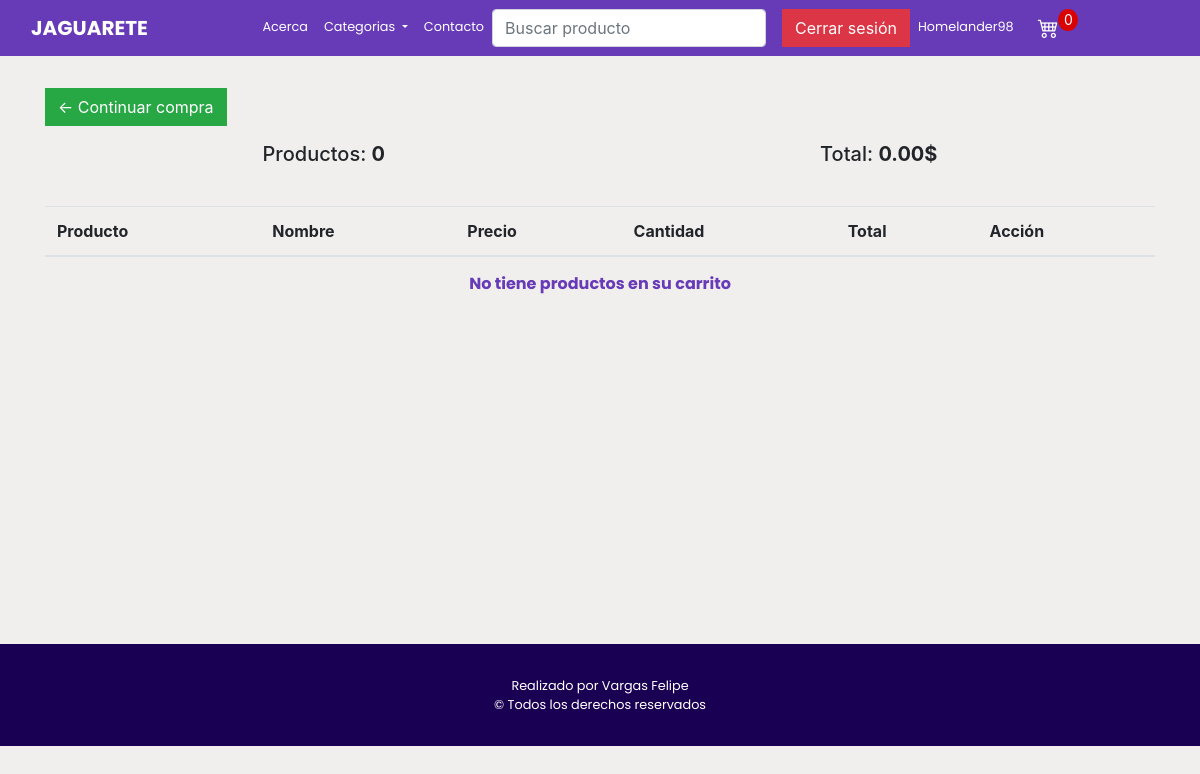
Before: /car/ (signed in) with the older database file.
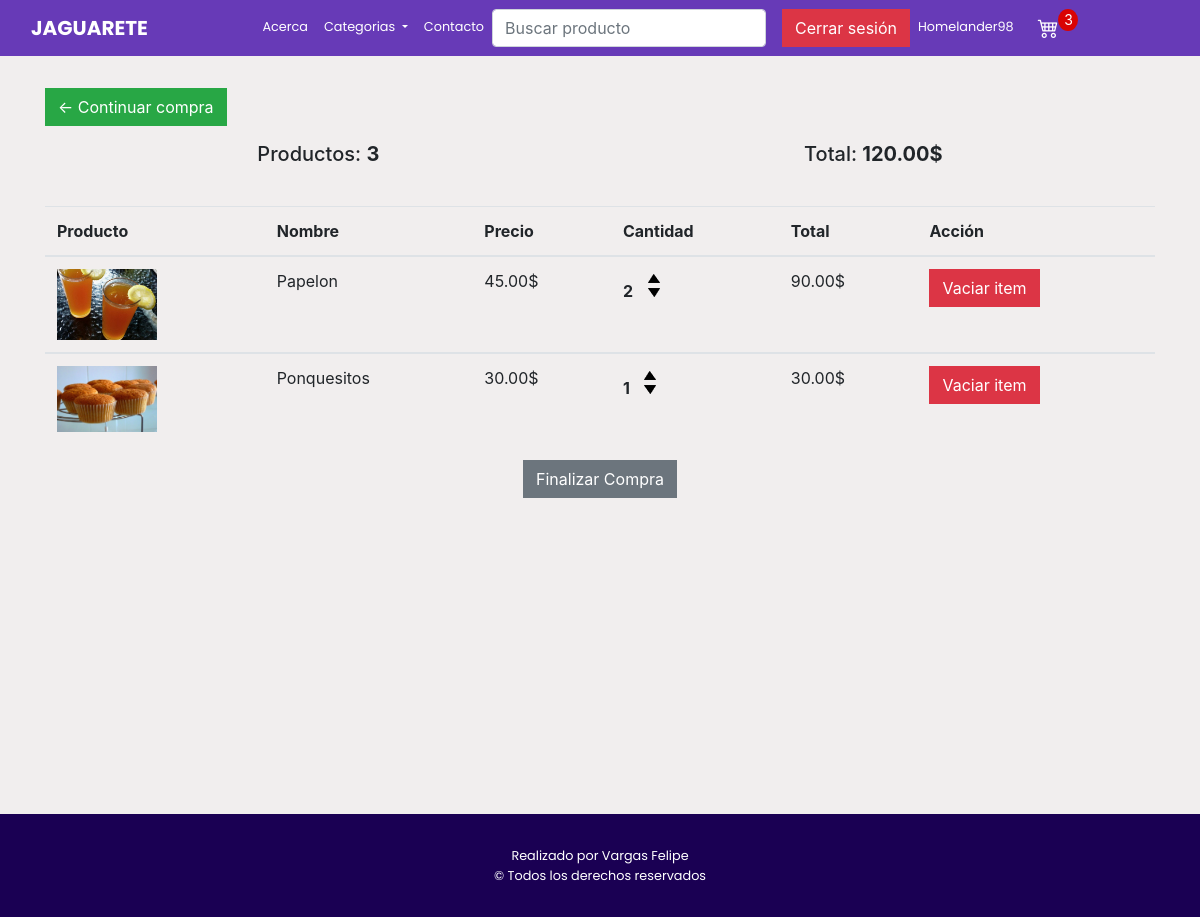
After: the same page with the newer database file.
### store/models.py (models this page shows, shortened)
class Order(models.Model):
    customer = models.ForeignKey(Customer, on_delete = models.SET_NULL,blank=True,null=True)
    date_orderd = models.DateTimeField(auto_now_add= True)
    complete = models.BooleanField(default= False, null= True, blank= False)
    transaction_id = models.CharField(max_length=200,null=True)
    @property
    def get_car_total(self):
        orderitems = self.orderitem_set.all()
        total =sum([Item.get_total for Item in orderitems])
        return total
    @property
    def get_car_items(self):
        orderitems = self.orderitem_set.all()
        total =sum([Item.quantity for Item in orderitems])
        return total

class OrderItem(models.Model):
    product = models.ForeignKey(Product, on_delete = models.SET_NULL,blank=True,null=True)
    order = models.ForeignKey(Order, on_delete = models.SET_NULL,blank=True,null=True)
    quantity = models.IntegerField(default=0,null=True,blank=True)
    date_added = models.DateTimeField(auto_now_add = True)
    @property
    def get_total(self):
        total = self.product.price * self.quantity
        return total

class Product(models.Model):
    name= models.CharField(max_length=200,null = True)
    price = models.DecimalField(max_digits=7, decimal_places=2)
    img = models.ImageField(null= True,blank=True)
    description = models.CharField(max_length=255,default="")
    category = models.CharField(max_length=255,default="Comidas")

### store/views.py (the view)
# urls.py: path('car/',views.car, name="car"),
def car(request):
    if request.user.is_authenticated:
        category = Category.objects.all()
        customer = request.user.customer
        order, created = Order.objects.get_or_create(customer=customer, complete=False )
        Items = order.orderitem_set.all()
        carItems = order.get_car_items
    else:
        Items = []
        order = {'get_car_total':0,'get_car_items':0 }
        carItems = order.get_car_items
        carItems = order['get_car_items']
    context = {'Items': Items, 'order': order, 'carItems':carItems,'category':category }
    return render(request,'store/car.html',context)

### store/models.py (called while the page is built)
    def __str__(self):
        return self.category

### store/templates/store/car.html (shortened to what this page needs)
{% extends 'store/main.html' %}
{% load static %}
{% block content %}
<div class="container">
<div class="row">
    <div class="col-lg-12">
            <a href="{% url 'store' %}" class="btn btn-success mb-3"> &#x2190; Continuar compra</a>
                    <div class="car-detalles">
                    <th><h5>Productos: <strong>{{order.get_car_items}}</strong></h5></th>
                    <th><h5>Total: <strong>{{order.get_car_total | floatformat:2}}$</strong></h5></th>
                </div>
        <div class="table-responsive-lg">
        <table class="table table-hover">
            <thead>
              <tr>
                <th scope="col">Producto</th>
                <th scope="col">Nombre</th>
                <th scope="col">Precio</th>
                <th scope="col">Cantidad</th>
                <th scope="col">Total</th>
                <th scope="col">Acción</th>
              </tr>
            </thead>
            <tbody>
              <tr>
                {% for Item in Items %}
                <th scope="row"><img class="row-image" src="{{Item.product.img.url}}" alt=""></th>
                <td>{{Item.product.name}}</td>
                <td>{{Item.product.price | floatformat:2}}$</td>
                <td> <p class="quantity">{{Item.quantity}}</p>
                    <div class="quantity">
                        <img data-product={{Item.product.id}} data-action="add" src="{% static 'img/flecha-arriba.png' %}" class="chg-quantity update-car" alt="">
                        <img data-product={{Item.product.id}} data-action="remove" src="{% static 'img/flecha-abajo.png' %}" class="chg-quantity update-car" alt="">
                      </div>
                    <td>{{Item.get_total}}$</td>
                    <td><button data-product={{Item.product.id}} data-action="remove_all" class="btn btn-danger update-car">Vaciar item</button></td>
                </td>
              </tr>
            </div>
                {% endfor %}
          </table>
    </div>
  </div>
  {% if Items %}
    <div class="finalizar-compra">
      <a href="#" class="btn btn-secondary">Finalizar Compra</a>
    </div>
  {% else %}
    <div class="titulo-car">
        <p>No  tiene productos en su carrito</p>
    </div>
  {% endif %}
</div>
</div>
{% endblock content %}

### store/templates/store/main.html (shortened to what this page needs)
<!DOCTYPE html>
{% load static %}
<html>
<head>
	<link rel="stylesheet" href="https://stackpath.bootstrapcdn.com/bootstrap/4.4.1/css/bootstrap.min.css">
	<link rel="stylesheet" type="text/css" href="{% static 'css/style.css' %}">
	<link rel="stylesheet" href="https://cdn.jsdelivr.net/npm/bootstrap-icons@1.5.0/font/bootstrap-icons.css">
</head>
<body>
	<div class="boton-arriba-contenedor">
      </div>
	<nav class="navbar navbar-expand-lg navbar-dark bg-dark">
		<div class="container-fluid">
	  <a class="navbar-brand" href="{% url 'store' %}">JAGUARETE</a>
	  <div class="container-fluid">
	  <div class="collapse navbar-collapse" id="navbarSupportedContent">
	    <ul class="navbar-nav mx-auto">
		<li class="nav-item">
			<a class="nav-link active" aria-current="page"  href="{% url 'acerca' %}">Acerca</a>
		  </li>
	<li class="nav-item dropdown">
		<a class="nav-link dropdown-toggle" href="#" id="navbarDropdown" role="button" data-bs-toggle="dropdown" aria-expanded="false">
		  Categorias
		</a>
	  </li>
		  <li class="nav-item">
			<a class="nav-link" href="mailto:Jaguaret1998@gmail.com">Contacto</a>
		  </li>
		  <form class="d-flex" method="POST" action="{% url 'search' %}">
		  <input class="form-control me-2" type="search" placeholder="Buscar producto" aria-label="Search" name="searched">
		</form>
		{% if user.is_authenticated %}
		<li class="nav-item">
		  <a class="btn btn-danger" id="boton-cerrar" href="{% url 'logout' %}">Cerrar sesión </a>
		</li>
		<li class="nav-item">
		  <a class="nav-link" href="#">{{user.username}}</a>
		</li>
		{% else %}
		<div class="form-inline my-2 my-lg-0" id="car">
		  <a href="{% url 'login' %}"class="btn btn-success ml-3">Ingresar</a>
	  </div>
		{% endif %}
		{% if not perms.store.car %}
			{% if user.is_authenticated %}
	    <div class="form-inline my-2 my-lg-0" id="car-icon">
	     	<a href="{% url 'car' %}">
				<i class="bi bi-cart4"></i>
	    	</a>
	    </div>
				<p id="cart-total">{{carItems}}</p>
			{% endif %}
		{% endif %}
	</div>
	</div>
</div>
	</nav>
            {% block content %}
            {% endblock content %}
	<br>
	<br>
	<br>
	<footer>
	<div class="footer">
		<div class="container">
			<div class="texto-footer">
				<span>Realizado por Vargas Felipe </span>
				<span>&copy; Todos los derechos reservados</span>
			</div>
		</div>
	</div>
</footer>
</body>
</html>

### static/css/style.css (style rules this page uses)
* { scroll-behavior: smooth !important; }
body { background-color: #F1EEEE; }
.navbar-dark .navbar-nav .nav-link { font-family: 'Poppins', sans-serif; font-size: 0.8rem; }
.boton-arriba-contenedor { position: fixed; bottom: 4rem; right: 4rem; width: 6.6rem; height: 6.6rem; z-index: -1; }
.navbar-dark .navbar-brand { font-family: 'Poppins', sans-serif; font-weight: 700; }
.navbar-dark .navbar-nav .nav-link { color: white!important; }
.bg-dark { background-color: #673AB7!important; }
#cart-total { display: block; text-align: center; color:#fff; background-color: #d90303; width: 20px; height: 22px; border-radius: 50%; font-size: 14px; }
.col-lg-4, .col-lg-6, .col-lg-8, .col-lg-12 { margin-top: 2rem; transition: all 0.3s ease-in-out; }
.btn { border-radius: 0; }
.row-image { width: 100px; }
.quantity { display: inline-block; font-weight: 700; padding-right:10px; }
.chg-quantity { width: 12px; cursor: pointer; display: block; margin-top: 5px; transition:.1s; }
.footer { margin-top: 5%; padding: 2rem; background-color: #1A0053; }
.texto-footer { display: flex; flex-direction: column; text-align: center; }
.texto-footer span { color: white; font-size: 0.8rem; font-family: 'Poppins', sans-serif; }
#boton-cerrar { margin-left: 1rem; }
.car-detalles { display: flex; justify-content: space-around; }
#car-icon a { margin-left: 1rem; color: white; font-size: 1.3rem; margin-left: 1rem; }
.table { margin-top: 2rem ; }
.finalizar-compra { margin: auto; }

Changed rows visible on the page:
computed for Order: get_car_items "0" → "3"; get_car_total "0.00" → "120.00"
added OrderItem: product.img (picture), product.name "Papelon", product.price "45.00", quantity "2", get_total "90.00"
added OrderItem: product.img (picture), product.name "Ponquesitos", product.price "30.00", quantity "1", get_total "30.00"
Other visible differences:
{{ carItems }}: "0" → "3"
text no longer shown: "No tiene productos en su carrito"
text now shown: "Finalizar Compra"
